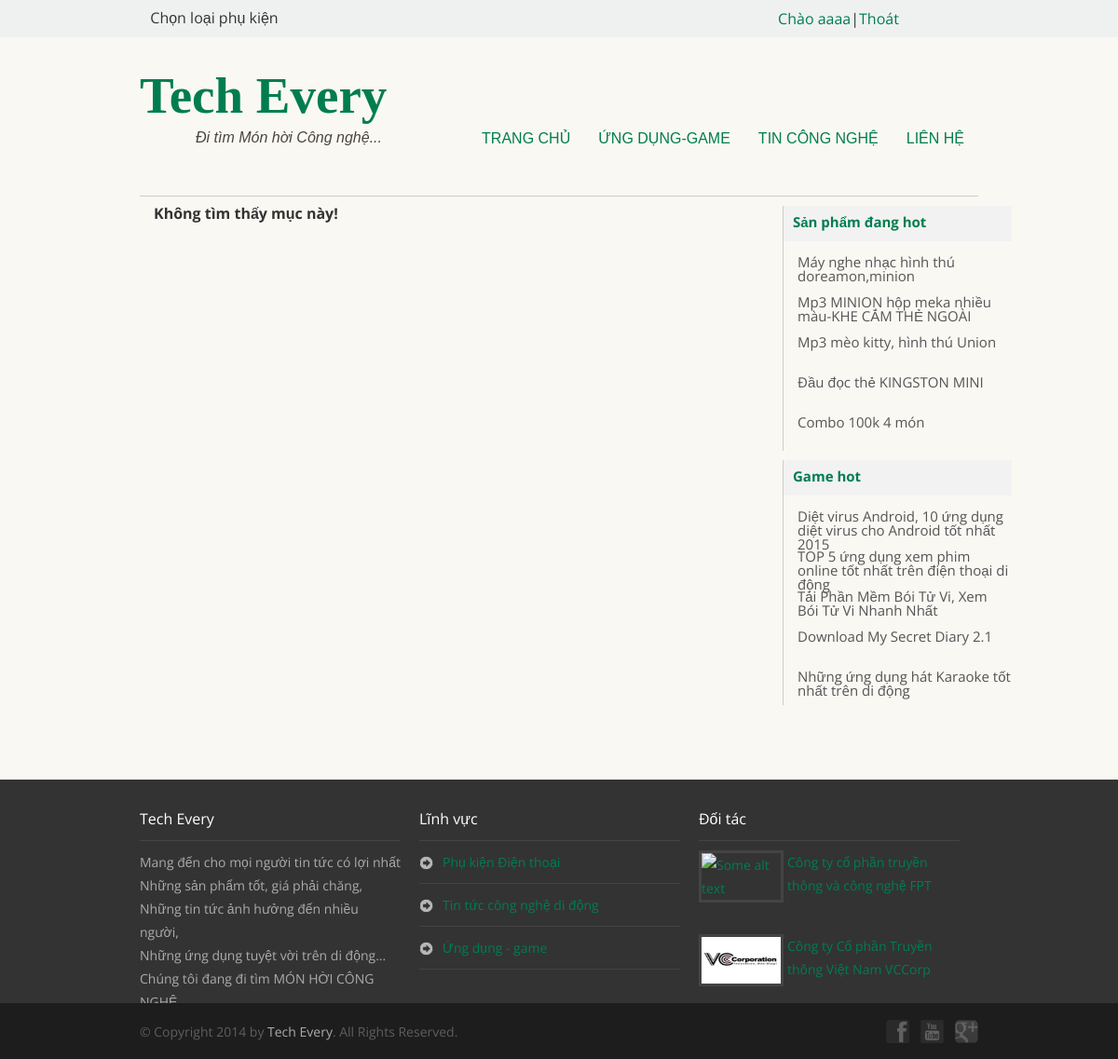
Page /detail_news.php (signed in) on the committed database.
### tables this page shows
CREATE TABLE IF NOT EXISTS `product` (
  `ProductID` int(11) NOT NULL AUTO_INCREMENT,
  `ProductName` varchar(255) NOT NULL,
  `ProductNoName` varchar(255) NOT NULL,
  `ProductContent` text NOT NULL,
  `ProductImg` varchar(512) NOT NULL,
  `ProductPrice1` float NOT NULL,
  `ProductPrice2` float NOT NULL,
  `ProductIsHot` int(11) NOT NULL,
  `ProductDate` datetime NOT NULL,
  `ProductAID` int(11) NOT NULL,
  `ProductCID` int(11) NOT NULL,
  `ProductTID` int(11) NOT NULL,
  `ProductUserID` int(11) NOT NULL,
  `ProductIsActive` int(11) NOT NULL,
  `ProductPos` int(11) NOT NULL,
  PRIMARY KEY (`ProductID`),
  KEY `ProductDate` (`ProductDate`),
  KEY `ProductAID` (`ProductAID`),
  KEY `ProductCID` (`ProductCID`),
  KEY `ProductTID` (`ProductTID`),
  KEY `ProductUserID` (`ProductUserID`)
);

CREATE TABLE IF NOT EXISTS `news` (
  `NewsID` float NOT NULL AUTO_INCREMENT,
  `NewsName` varchar(255) NOT NULL,
  `NewsNoName` varchar(255) NOT NULL,
  `NewsContent` text NOT NULL,
  `NewsImg` varchar(512) NOT NULL,
  `NewsDate` datetime NOT NULL,
  `NewsAID` int(11) NOT NULL,
  `NewsCID` int(11) NOT NULL,
  `NewsTID` int(11) NOT NULL,
  `NewsIsActive` int(11) NOT NULL,
  `NewsUserID` int(11) NOT NULL,
  `NewsPos` int(11) NOT NULL,
  PRIMARY KEY (`NewsID`),
  KEY `NewsDate` (`NewsDate`),
  KEY `NewsAID` (`NewsAID`),
  KEY `NewsCID` (`NewsCID`),
  KEY `NewsTID` (`NewsTID`),
  KEY `NewsUserID` (`NewsUserID`)
);

### global/class_db.php (called while the page is built, shortened)
<?php
class Db {
	public $dbc;
	public function __construct($db_no) {
		if ($db_no == 1) {
			$this->dbc = mysqli_connect(DB_HOST, DB_USERNAME, DB_PASS, DB_NAME);
		}
		mysqli_query ($this->dbc, "set names 'utf8'");
	}
	public function doQuery($query) {
		$this->r = mysqli_query($this->dbc, $query) or die (mysqli_error($this->dbc));
	}
	public function loadLatestDetailApp($ExceptNoName, $OrderBy, $ascdesc, $num) {
		$query = "SELECT * FROM news AS n ";
        $query .= " JOIN area AS a ON n.NewsAID = a.AreaID ";
        $query .= " JOIN category AS c ON n.NewsCID = c.CategoryID ";
        $query .= " JOIN type AS t ON n.NewsTID = t.TypeID ";
        $query .= " JOIN user AS u ON n.NewsUserID = u.UserID ";
        $query .= " WHERE a.AreaID = 2 AND NewsNoName != '".$ExceptNoName."' ORDER BY ".$OrderBy." ".$ascdesc." LIMIT 0, ".$num;
		$this->doQuery($query);
	}
	public function loadLatestDetailProduct($ExceptNoName, $OrderBy, $ascdesc, $num) {
		$query = "SELECT * FROM product AS p ";
        $query .= " JOIN area AS a ON p.ProductAID = a.AreaID ";
        $query .= " JOIN category AS c ON p.ProductCID = c.CategoryID ";
        $query .= " JOIN type AS t ON p.ProductTID = t.TypeID ";
        $query .= " JOIN user AS u ON p.ProductUserID = u.UserID ";
        $query .= " WHERE a.AreaID = 3 AND ProductNoName != '".$ExceptNoName."' ORDER BY ".$OrderBy." ".$ascdesc." LIMIT 0, ".$num;
		$this->doQuery($query);
	}
}
?>

### global/func.php (called while the page is built, shortened)
<?php
require_once("class_db.php");
$myDb = new Db(1);
?>

### include/sb_news.php (the view, shortened to what this page needs)
<div class="box-sb">
                    <div class="box-sb-title"><span><a href="product.html">Sản phẩm đang hot</a></span></div>
                    <div class="box-sb-content">
                        <ul>
                            <?php
                                $myDb->loadLatestDetailProduct(" ", "ProductPos", "ASC", 5);
                                $sbr = $myDb->r;
                                while ($sbproduct = mysqli_fetch_array($sbr, MYSQLI_ASSOC)) {
                                    echo '<li><a href="detail_product-'.$sbproduct['ProductNoName'].'.html">'.$sbproduct['ProductName'].'</a></li>';
                                }
                            ?>
                        </ul>
                    </div>
                </div>
                <div class="box-sb">
                    <div class="box-sb-title"><span><a href="app.html">Game hot</a></span></div>
                    <div class="box-sb-content">
                        <ul>
                            <?php
                                $myDb->loadLatestDetailApp(" ", "NewsPos", "ASC", 5);
                                $sbr2 = $myDb->r;
                                while ($sbapp = mysqli_fetch_array($sbr2, MYSQLI_ASSOC)) {
                                    echo '<li><a href="detail_app-'.$sbapp['NewsNoName'].'.html">'.$sbapp['NewsName'].'</a></li>';
                                }
                            ?>
                        </ul>
                    </div>
                </div>

### css/style.css (style rules this page uses)
body { border-top: 40px solid #eff1f1; background: #faf8f3; font-family: 'Open Sans', sans-serif; color: #333; }
a { text-decoration:none; color:inherit; transition: color .5s ease; color: #007d50; }

### css/pages.css (style rules this page uses)
.box-sb { width: 245px; margin-top: 10px; border-left: 1px solid #ccc; }
.box-sb .box-sb-title { font-size: 15px; height: 28px; color: #007d50; font-weight: bold; padding: 10px 0 0 10px; background: #f2f2f2; }
.box-sb .box-sb-content { margin-top: 10px; }
.box-sb .box-sb-content li { height: 38px; margin: 0; font-size: 15px; text-align: left; padding: 5px 0 0 15px; }
.box-sb .box-sb-content li a { color: #555; }

### rows in the picture
product: ProductName "Máy nghe nhạc hình thú doreamon,minion"
product: ProductName "Mp3 MINION hộp meka nhiều màu-KHE CẮM THẺ NGOÀI"
product: ProductName "Mp3 mèo kitty, hình thú Union"
product: ProductName "Đầu đọc thẻ KINGSTON MINI"
product: ProductName "Combo 100k 4 món"
news: NewsName "Diệt virus Android, 10 ứng dụng diệt virus cho Android tốt nhất 2015"
news: NewsName "TOP 5 ứng dụng xem phim online tốt nhất trên điện thoại di động"
news: NewsName "Tải Phần Mềm Bói Tử Vi, Xem Bói Tử Vi Nhanh Nhất"
news: NewsName "Download My Secret Diary 2.1"
news: NewsName "Những ứng dụng hát Karaoke tốt nhất trên di động"

### other values in the picture
$_SESSION['Username'] "aaaa"
SITE_NAME "Tech Every"
